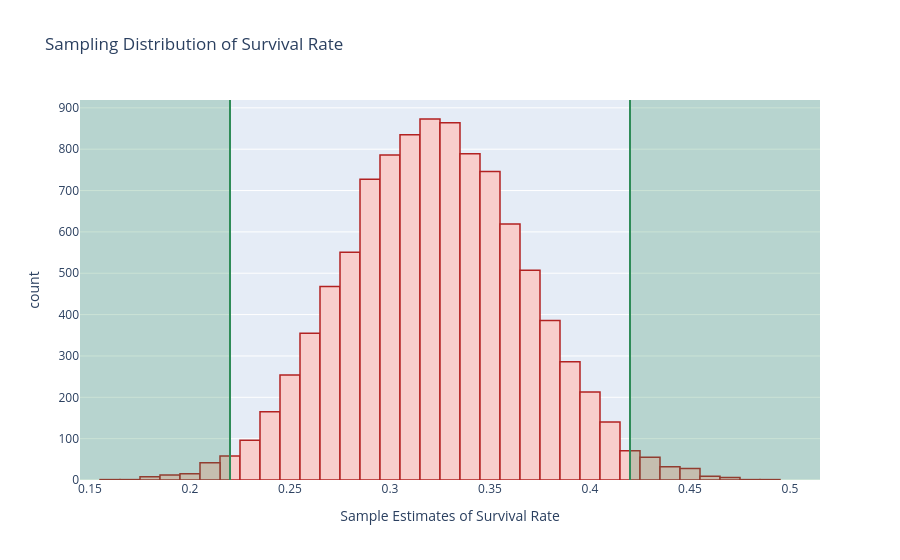

The notebook cell saved with this chart:
### Markdown cell above
---

### ACTIVITY 💻: What is the probability a randomly selected sample's survival rate is more than 0.1 from the true population survival rate?

### Code cell
results = pd.DataFrame({"surv rates":sample_surv_rates})
results["event"] = (results["surv rates"] < 0.22) | (results["surv rates"] > 0.42)

fig = px.histogram(results, x = "surv rates", color = "event",
                   title = "Sampling Distribution of Survival Rate",
                   labels = {"surv rates":"Sample Estimates of Survival Rate"},
                   height = 550)

fig.update_traces(showlegend = False,
                  marker_color = "#F8CECC",
                  marker_line_color = "firebrick",
                  marker_line_width = 1.5)

fig.add_vrect(x0 = 0.145, x1 = 0.22, fillcolor = "seagreen", opacity = 0.25, line_width = 0)
fig.add_vrect(x0 = 0.42, x1 = 0.515, fillcolor = "seagreen", opacity = 0.25, line_width = 0)
fig.add_vline(x = 0.22, line_width=2, line_dash="solid", line_color="seagreen")
fig.add_vline(x = 0.42, line_width=2, line_dash="solid", line_color="seagreen")

### Figure 1 — Plotly figure (JSON) as saved in the notebook; plotly's stock layout.template omitted (floating-point values rounded to 4 significant figures; data arrays with more than 128 entries replaced by an {"elided": "..."} marker saying what was removed)
{"data": [{"alignmentgroup": "True", "bingroup": "x", "hovertemplate": "event=False<br>Sample Estimates of Survival Rate=%{x}<br>count=%{y}<extra></extra>", "legendgroup": "False", "marker": {"color": "#F8CECC", "line": {"color": "firebrick", "width": 1.5}, "pattern": {"shape": ""}}, "name": "False", "offsetgroup": "False", "orientation": "v", "showlegend": false, "type": "histogram", "x": {"elided": "9789 float values"}, "xaxis": "x", "yaxis": "y"}, {"alignmentgroup": "True", "bingroup": "x", "hovertemplate": "event=True<br>Sample Estimates of Survival Rate=%{x}<br>count=%{y}<extra></extra>", "legendgroup": "True", "marker": {"color": "#F8CECC", "line": {"color": "firebrick", "width": 1.5}, "pattern": {"shape": ""}}, "name": "True", "offsetgroup": "True", "orientation": "v", "showlegend": false, "type": "histogram", "x": {"elided": "211 float values"}, "xaxis": "x", "yaxis": "y"}], "layout": {"autosize": true, "barmode": "relative", "legend": {"title": {"text": "event"}, "tracegroupgap": 0}, "shapes": [{"fillcolor": "seagreen", "line": {"width": 0}, "opacity": 0.25, "type": "rect", "x0": 0.145, "x1": 0.22, "xref": "x", "y0": 0, "y1": 1, "yref": "y domain"}, {"fillcolor": "seagreen", "line": {"width": 0}, "opacity": 0.25, "type": "rect", "x0": 0.42, "x1": 0.515, "xref": "x", "y0": 0, "y1": 1, "yref": "y domain"}, {"line": {"color": "seagreen", "dash": "solid", "width": 2}, "type": "line", "x0": 0.22, "x1": 0.22, "xref": "x", "y0": 0, "y1": 1, "yref": "y domain"}, {"line": {"color": "seagreen", "dash": "solid", "width": 2}, "type": "line", "x0": 0.42, "x1": 0.42, "xref": "x", "y0": 0, "y1": 1, "yref": "y domain"}], "title": {"text": "Sampling Distribution of Survival Rate"}, "xaxis": {"anchor": "y", "autorange": true, "domain": [0, 1], "range": [0.145, 0.515], "title": {"text": "Sample Estimates of Survival Rate"}, "type": "linear"}, "yaxis": {"anchor": "x", "autorange": true, "domain": [0, 1], "range": [0, 918.9], "title": {"text": "count"}}}}
